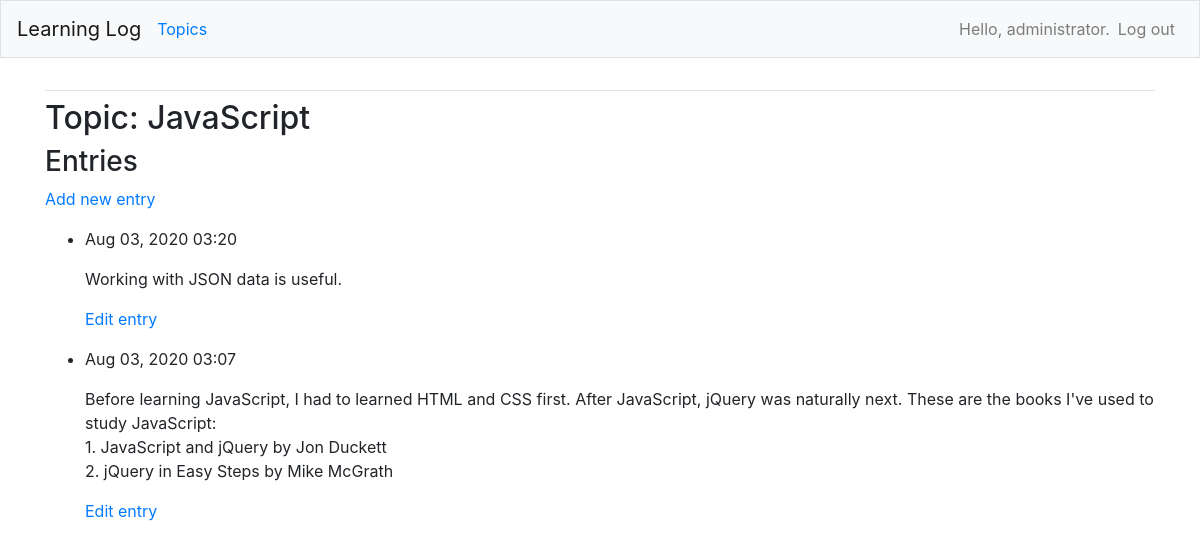
Page /topics/4/ (signed in) on the committed database.
### learning_logs/models.py (models this page shows, shortened)
class Topic(models.Model):
    text = models.CharField(max_length=200)
    date_added = models.DateTimeField(auto_now_add=True)
    owner = models.ForeignKey(User, on_delete=models.CASCADE)
    def __str__(self):
        return self.text

class Entry(models.Model):
    topic = models.ForeignKey(Topic, on_delete=models.CASCADE)
    text = models.TextField()
    date_added = models.DateTimeField(auto_now_add=True)
    class Meta:
        verbose_name_plural = 'entries'

### learning_logs/views.py (the view)
# urls.py: path('topics/<int:topic_id>/', views.topic, name='topic'),
@login_required
def topic(request, topic_id):
    topic = Topic.objects.get(id=topic_id)
    check_topic_owner(topic.owner, request)
    entries = topic.entry_set.order_by('-date_added')
    context = {'topic': topic, 'entries': entries}
    return render(request, 'learning_logs/topic.html', context)

### learning_logs/views.py (called while the page is built)
def check_topic_owner(owner, request):
    if owner != request.user:
        raise Http404

### learning_logs/templates/learning_logs/topic.html
{% extends "learning_logs/base.html" %}
{% block content %}
<h2>Topic: {{ topic }}</h2>
<h3>Entries</h3>
<p>
	<a href="{% url 'learning_logs:new_entry' topic.id %}">Add new entry</a>
</p>
<ul>
	{% for entry in entries %}
		<li>
			<p>{{ entry.date_added|date:'M d, Y H:i' }}</p>
			<p>{{ entry.text|linebreaks }}</p>
			<p><a href="{% url 'learning_logs:edit_entry' entry.id %}">Edit entry</a></p>
		</li>
	{% empty %}
		<li>There are no entries for this topic yet.</li>
	{% endfor %}
</ul>
{% endblock content %}

### learning_logs/templates/learning_logs/base.html (shortened to what this page needs)
{% load bootstrap4 %}
<!doctype html>
<html lang="en">
<head>
{% bootstrap_css %}
</head>
<body>
<nav class="navbar navbar-expand-md navbar-light bg-light mb-4 border">
<a class="navbar-brand" href="{% url 'learning_logs:index' %}">Learning Log</a>
	<div class ="collapse navbar-collapse" id="navbarCollapse">
	<ul class="navbar-nav mr-auto">
		<li class="nav-item"><a href="{% url 'learning_logs:topics' %}">Topics</a></li>
	</ul>
	<ul class="navbar-nav ml-auto">
	{% if user.is_authenticated %}
		<li class="nav-item"><span class="navbar-text">Hello, {{ user.username }}.</span></li>
		<li class="nav-item"><a class="nav-link" href="{% url 'users:logout' %}">Log out</a></li>
	{% else %}
		<li class="nav-item"><a class="nav-link" href="{% url 'users:register' %}">Register</a></li>
		<li class="nav-item"><a class="nav-link" href="{% url 'users:login' %}">Log in</a></li>
	{% endif %}
	</ul>
	</div>
</nav>
<main role="main" class="container">
	<div class="pb-2 mb-2 border-bottom">
	</div>
	<div>
	{% block content %}{% endblock content %}
	</div>
</main>
<body>
</html>

### rows in the picture
Topic: text "JavaScript"
Entry: date_added "Aug 03, 2020 03:20", text "Working with JSON data is useful."
Entry: date_added "Aug 03, 2020 03:07", text "Before learning JavaScript, I had to learned HTML and CSS first. After JavaScript, jQuery was naturally next. These are the books I've used to study JavaScript: 1. JavaScript and jQuery by Jon Duckett 2. jQuery in Easy Steps by Mike McGrath"

### other values in the picture
{{ user.username }} "administrator"
